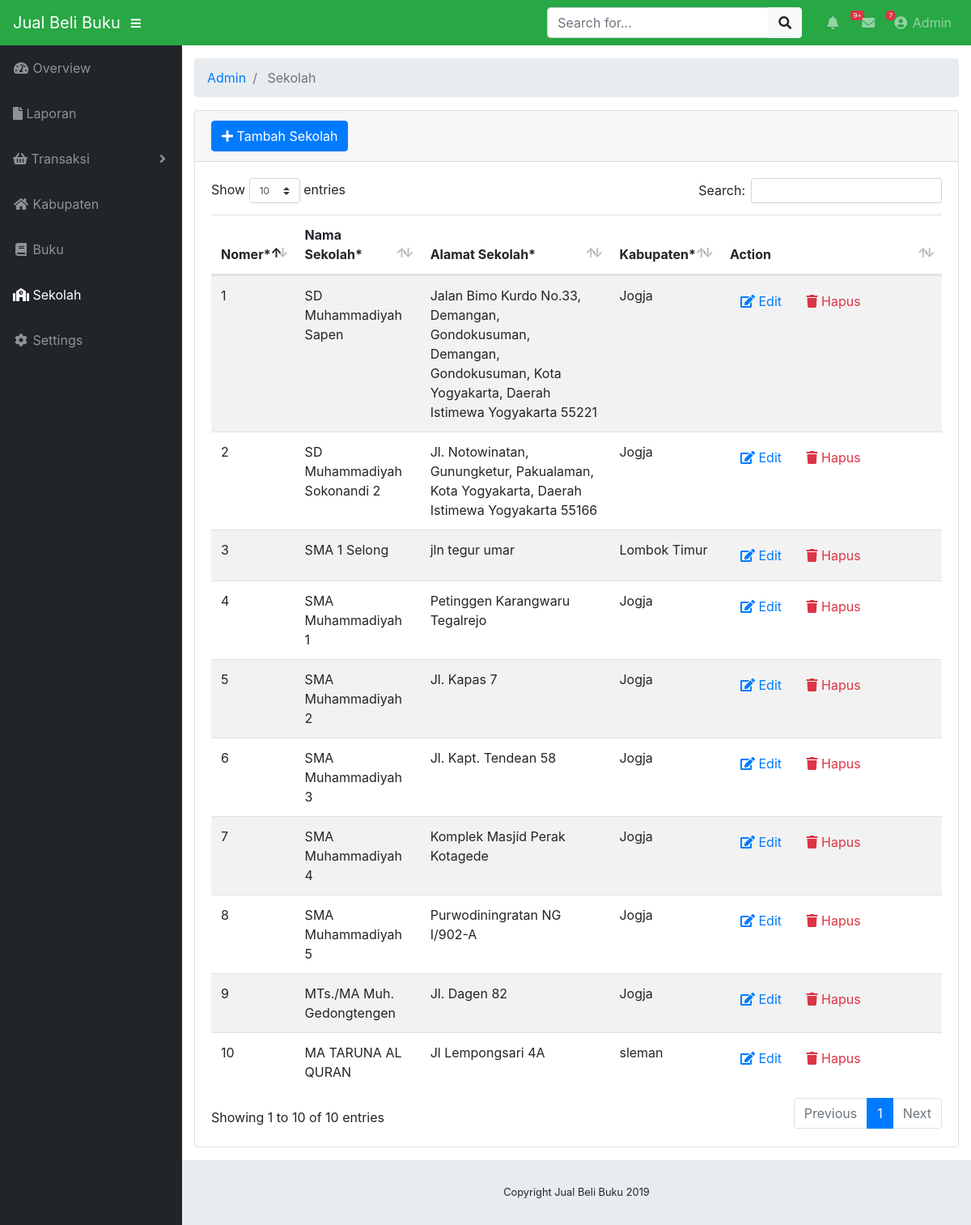
The app's page /index.php/admin/sekolah with its own data.
### tables this page shows
CREATE TABLE `tbl_sekolah` (
  `id_sekolah` int(11) NOT NULL,
  `nama_sekolah` varchar(100) NOT NULL,
  `alamat_sekolah` text NOT NULL,
  `id_kabupaten` int(11) NOT NULL
);

CREATE TABLE `tbl_kabupaten` (
  `id_kabupaten` int(11) NOT NULL,
  `nama_kabupaten` varchar(100) NOT NULL,
  `provinsi` varchar(100) NOT NULL
);

### application/controllers/admin/Sekolah.php (called while the page is built, shortened)
<?php
class Sekolah extends CI_Controller{
	function __construct(){
		$this->load->model('m_sekolah');
		$this->load->library('upload');
	}
	function index(){
        $data['sekolah']=$this->m_sekolah->get_all_sekolah1();
		$this->load->view('admin/sekolah/v_tampil_sekolah',$data);
    }
}

### index.php (called while the page is built, shortened)
<?php
require_once BASEPATH.'core/CodeIgniter.php';

### application/models/M_sekolah.php (called while the page is built, shortened)
<?php
class M_sekolah extends CI_Model{
    function get_all_sekolah1(){
        $query = $this->db->query("SELECT tbl_sekolah.id_sekolah, tbl_sekolah.nama_sekolah, tbl_sekolah.alamat_sekolah, tbl_sekolah.id_kabupaten, tbl_kabupaten.nama_kabupaten
        FROM tbl_kabupaten, tbl_sekolah WHERE tbl_sekolah.id_kabupaten = tbl_kabupaten.id_kabupaten");
        return $query->result();
    }
}

### application/views/admin/sekolah/v_tampil_sekolah.php (the view, shortened to what this page needs)
<!DOCTYPE html>
<html lang="en">
<head>
</head>
<body id="page-top">
	<div id="wrapper">
		<div id="content-wrapper">
			<div class="container-fluid">
				<div class="card mb-3">
					<div class="card-header">
						<a class="btn btn-primary" href="<?php echo site_url('admin/sekolah/add') ?>"><i class="fas fa-plus"></i> Tambah Sekolah    </a>
					</div>
					<div class="card-body">
						<div class="table-responsive">
							<table class="table table-striped" id="dataTable" width="100%" cellspacing="0">
								<thead>
									<tr>
										<th>Nomer*</th>
										<th>Nama Sekolah*</th>
										<th>Alamat Sekolah*</th>
										<th>Kabupaten*</th>
										<th>Action</th>
									</tr>
								</thead>
								<tbody>
                                    <?php $no=0; foreach ($sekolah as $data): $no++;?>
									<tr>
										<td>
											<?php echo $no?>
										</td>
										<td>
											<?php echo $data->nama_sekolah ?>
										</td>
										<td>
											<?php echo $data->alamat_sekolah ?>
										</td>
										<td>
											<?php echo $data->nama_kabupaten?>
										</td>
										<td width="250">
											<a href="<?php echo site_url('admin/sekolah/edit/'.$data->id_sekolah) ?>"
											 class="btn btn-small"><i class="fas fa-edit"></i> Edit</a>
											<a data-toggle="modal" data-target="#ModalHapus<?php echo $data->id_sekolah?>"
											class="btn btn-small text-danger"><i class="fas fa-trash"></i> Hapus</a>
										</td>
									</tr>
                                    <?php endforeach; ?>
								</tbody>
							</table>
						</div>
					</div>
				</div>
			</div>
		</div>
	</div>
</body>
</html>

### css/sb-admin.css (style rules this page uses)
html { position: relative; min-height: 100%; }
body { height: 100%; }
#wrapper { display: -webkit-box; display: -ms-flexbox; display: flex; }
#wrapper #content-wrapper { overflow-x: hidden; width: 100%; padding-top: 1rem; padding-bottom: 80px; }
:root { --input-padding-x: 0.75rem; --input-padding-y: 0.75rem; }

### records on screen
tbl_sekolah: nama_sekolah "SD Muhammadiyah Sapen", alamat_sekolah "Jalan Bimo Kurdo No.33, Demangan, Gondokusuman, Demangan, Gondokusuman, Kota Yogyakarta, Daerah Istimewa Yogyakarta 55221", id_kabupaten.nama_kabupaten "Jogja"
tbl_sekolah: nama_sekolah "SD Muhammadiyah Sokonandi 2", alamat_sekolah "Jl. Notowinatan, Gunungketur, Pakualaman, Kota Yogyakarta, Daerah Istimewa Yogyakarta 55166", id_kabupaten.nama_kabupaten "Jogja"
tbl_sekolah: nama_sekolah "SMA 1 Selong", alamat_sekolah "jln tegur umar", id_kabupaten.nama_kabupaten "Lombok Timur"
tbl_sekolah: nama_sekolah "SMA Muhammadiyah 1", alamat_sekolah "Petinggen Karangwaru Tegalrejo", id_kabupaten.nama_kabupaten "Jogja"
tbl_sekolah: nama_sekolah "SMA Muhammadiyah 2", alamat_sekolah "Jl. Kapas 7", id_kabupaten.nama_kabupaten "Jogja"
tbl_sekolah: nama_sekolah "SMA Muhammadiyah 3", alamat_sekolah "Jl. Kapt. Tendean 58", id_kabupaten.nama_kabupaten "Jogja"
tbl_sekolah: nama_sekolah "SMA Muhammadiyah 4", alamat_sekolah "Komplek Masjid Perak Kotagede", id_kabupaten.nama_kabupaten "Jogja"
tbl_sekolah: nama_sekolah "SMA Muhammadiyah 5", alamat_sekolah "Purwodiningratan NG I/902-A", id_kabupaten.nama_kabupaten "Jogja"
tbl_sekolah: nama_sekolah "MTs./MA Muh. Gedongtengen", alamat_sekolah "Jl. Dagen 82", id_kabupaten.nama_kabupaten "Jogja"
tbl_sekolah: nama_sekolah "MA TARUNA AL QURAN", alamat_sekolah "Jl Lempongsari 4A", id_kabupaten.nama_kabupaten "sleman"

### other values on screen
SITE_NAME "Jual Beli Buku"
$segment "Admin"
$segment "Sekolah"
Date('Y') "2019"
